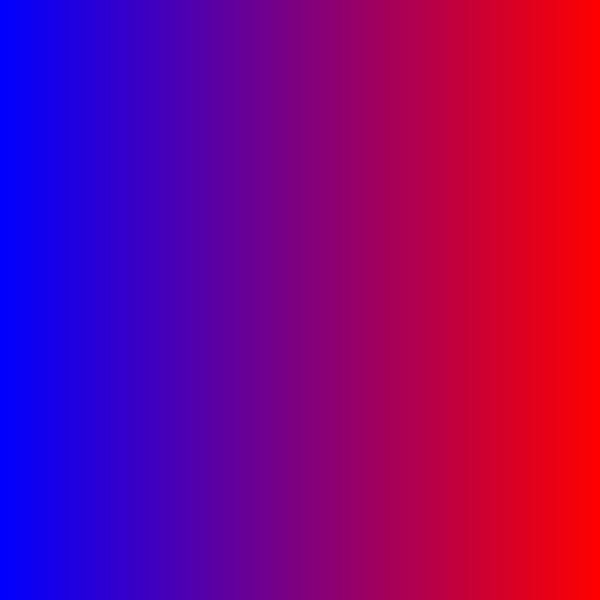
Frame 1 (no input)
Frame 60 (the mouse pressed at the canvas centre just before this capture): identical to frame 1, image omitted
Frame 120 (the mouse held since frame 60 and released just before this capture): identical to frame 1, image omitted

The Processing sketch that drew this single still picture (run headless with seeded random() and noise(); from frame 60 on, the mouse is pressed at the canvas centre):

// Processing sketch: grid_gradient_1d
// ── grid_gradient_1d.pde

void setup() {
  size(600, 600);
  background(255);
  noStroke();
  
  for(int i=0;i<600;i++){
    fill( (float)i / 600 * 255,0,255 -(float) i / 600 * 255);
    rect(i, 0, 1, 600);
  }
  
}


void draw() {
}
